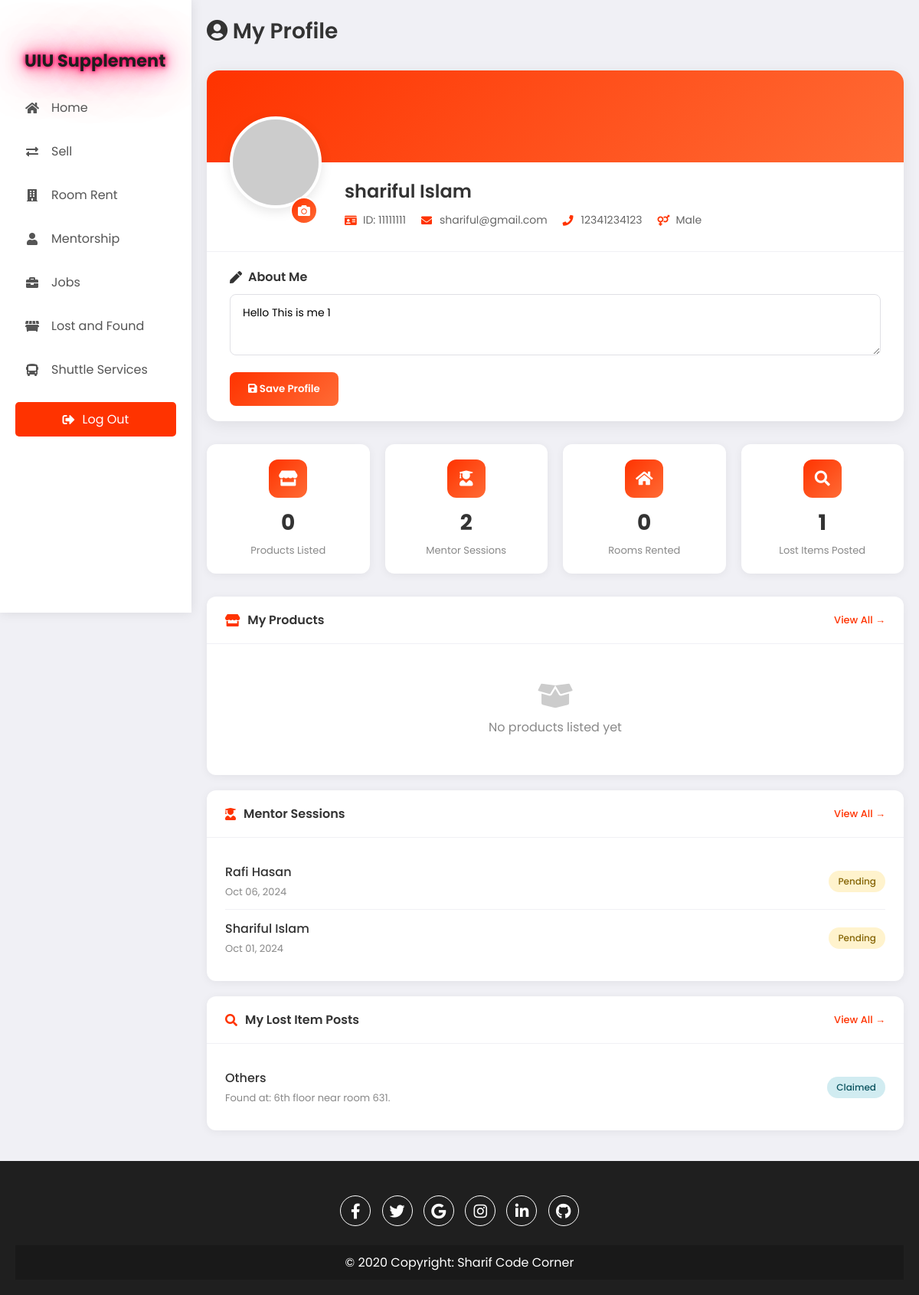
Before: /useraccount.php (signed in) with the older database file.
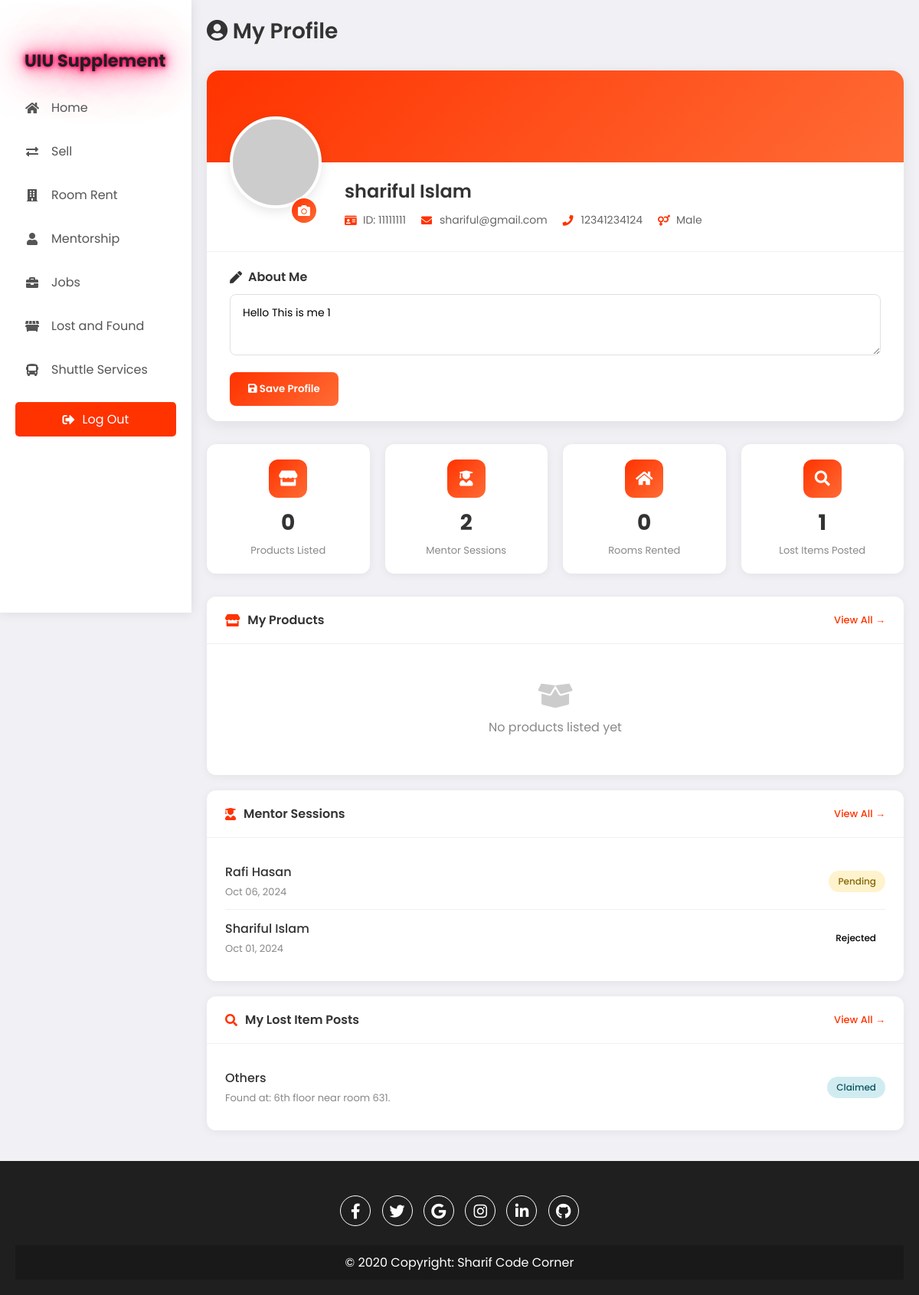
After: the same page with the newer database file.
### tables this page shows
CREATE TABLE `users` (
  `id` int(11) NOT NULL,
  `username` varchar(50) DEFAULT NULL,
  `email` varchar(100) DEFAULT NULL,
  `Gender` enum('m','f','o') NOT NULL,
  `password_hash` varchar(255) DEFAULT NULL,
  `mobilenumber` varchar(20) NOT NULL,
  `created_at` timestamp NOT NULL DEFAULT current_timestamp()
);

CREATE TABLE `request_mentorship_session` (
  `session_id` int(11) NOT NULL,
  `user_id` int(11) NOT NULL,
  `mentor_id` int(11) NOT NULL,
  `session_time` varchar(255) NOT NULL,
  `session_price` varchar(255) NOT NULL,
  `communication_method` varchar(255) NOT NULL,
  `session_date` date NOT NULL,
  `problem_description` text DEFAULT NULL,
  `status` varchar(50) DEFAULT 'Pending',
  `created_at` timestamp NOT NULL DEFAULT current_timestamp()
);

CREATE TABLE `uiumentorlist` (
  `id` int(11) NOT NULL,
  `photo` varchar(255) DEFAULT NULL,
  `name` varchar(100) NOT NULL,
  `bio` text NOT NULL,
  `language` enum('Bangla','English') NOT NULL,
  `response_time` enum('6 hours','12 hours','24 hours','48 hours','72 hours') NOT NULL,
  `industry` enum('Tech','Finance','Healthcare','Marketing','Other') NOT NULL,
  `hourly_rate` varchar(50) NOT NULL,
  `company` varchar(100) DEFAULT NULL,
  `country` enum('Bangladesh','USA','UK','India','Canada') NOT NULL,
  `skills` text DEFAULT NULL,
  `email` varchar(100) NOT NULL,
  `whatsapp` varchar(20) DEFAULT NULL,
  `linkedin` varchar(255) DEFAULT NULL,
  `facebook` varchar(255) DEFAULT NULL
);

### useraccount.php (the view, shortened to what the changed rows need)
<?php
$servername = "localhost";
$username = "root";
$password = "";
$dbname = "uiusupplements";
$conn = new mysqli($servername, $username, $password, $dbname);
$userId = $_SESSION['user_id'];
$stmt = $conn->prepare("SELECT username, email, gender, mobilenumber FROM users WHERE id = ?");
$stmt->bind_param("i", $userId);
$stmt->execute();
$result = $stmt->get_result();
if ($result->num_rows > 0) {
    $user = $result->fetch_assoc();
} else {
    echo "User not found.";
    exit();
}
$stmt = $conn->prepare("SELECT r.session_id, r.session_date, r.status, m.name AS mentor_name
                        FROM request_mentorship_session r
                        JOIN uiumentorlist m ON r.mentor_id = m.id
                        WHERE r.user_id = ?
                        ORDER BY r.session_date DESC LIMIT 5");
$stmt->bind_param("i", $userId);
$stmt->execute();
$mentorSessions = $stmt->get_result()->fetch_all(MYSQLI_ASSOC);
?>
<!DOCTYPE html>
<html lang="en">
<head>
    <link rel="stylesheet" href="https://cdnjs.cloudflare.com/ajax/libs/font-awesome/5.15.4/css/all.min.css">
    <link rel="stylesheet" href="assets/css/index.css">
</head>
<body>
    <div class="container">
        <nav>
            <ul>
                <li><a href="uiusupplementhomepage.php" class="logo">
                    <h1 class="styled-title">UIU Supplement</h1>
                </a></li>
            </ul>
        </nav>
        <section class="main">
            <div class="profile-page">
                <div class="page-header">
                    <h1 class="page-title"><i class="fas fa-user-circle"></i> My Profile</h1>
                </div>
                <form action="useraccount.php" method="POST" enctype="multipart/form-data">
                    <div class="profile-card">
                        <div class="profile-main">
                            <div class="profile-info">
                                <h2 class="profile-name"><?php echo htmlspecialchars($user['username']); ?></h2>
                                <div class="profile-details">
                                    <div class="profile-detail">
                                    </div>
                                    <div class="profile-detail">
                                        <i class="fas fa-envelope"></i>
                                        <span><?php echo htmlspecialchars($user['email']); ?></span>
                                    </div>
                                    <div class="profile-detail">
                                        <i class="fas fa-phone"></i>
                                        <span><?php echo htmlspecialchars($user['mobilenumber']); ?></span>
                                    </div>
                                    <div class="profile-detail">
                                    </div>
                                </div>
                            </div>
                        </div>
                    </div>
                </form>
                <div class="section-card">
                    <div class="section-body">
                        <?php if (!empty($mentorSessions)): ?>
                            <?php foreach ($mentorSessions as $session): ?>
                                <div class="list-item">
                                    <div class="list-item-info">
                                        <div class="list-item-title"><?php echo htmlspecialchars($session['mentor_name']); ?></div>
                                        <div class="list-item-subtitle"><?php echo date('M d, Y', strtotime($session['session_date'])); ?></div>
                                    </div>
                                    <span class="status-badge status-<?php echo strtolower($session['status']); ?>">
                                        <?php echo htmlspecialchars($session['status']); ?>
                                    </span>
                                </div>
                            <?php endforeach; ?>
                        <?php endif; ?>
                    </div>
                </div>
            </div>
        </section>
    </div>
</body>
</html>

Changed rows visible on the page:
changed users "shariful Islam": mobilenumber "12341234123" → "12341234124"
changed request_mentorship_session "Shariful Islam": status "Pending" → "Rejected"
